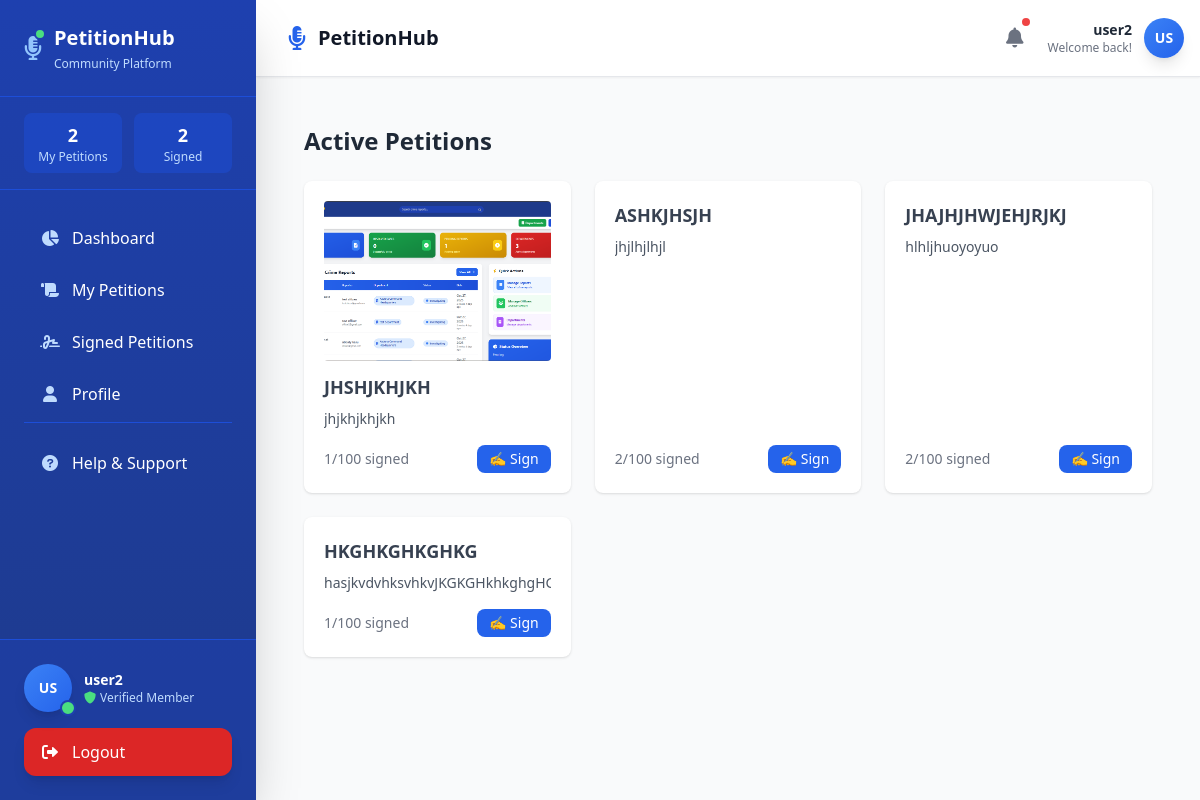
/petitions/ (signed in), run on an earlier commit of the app's database.
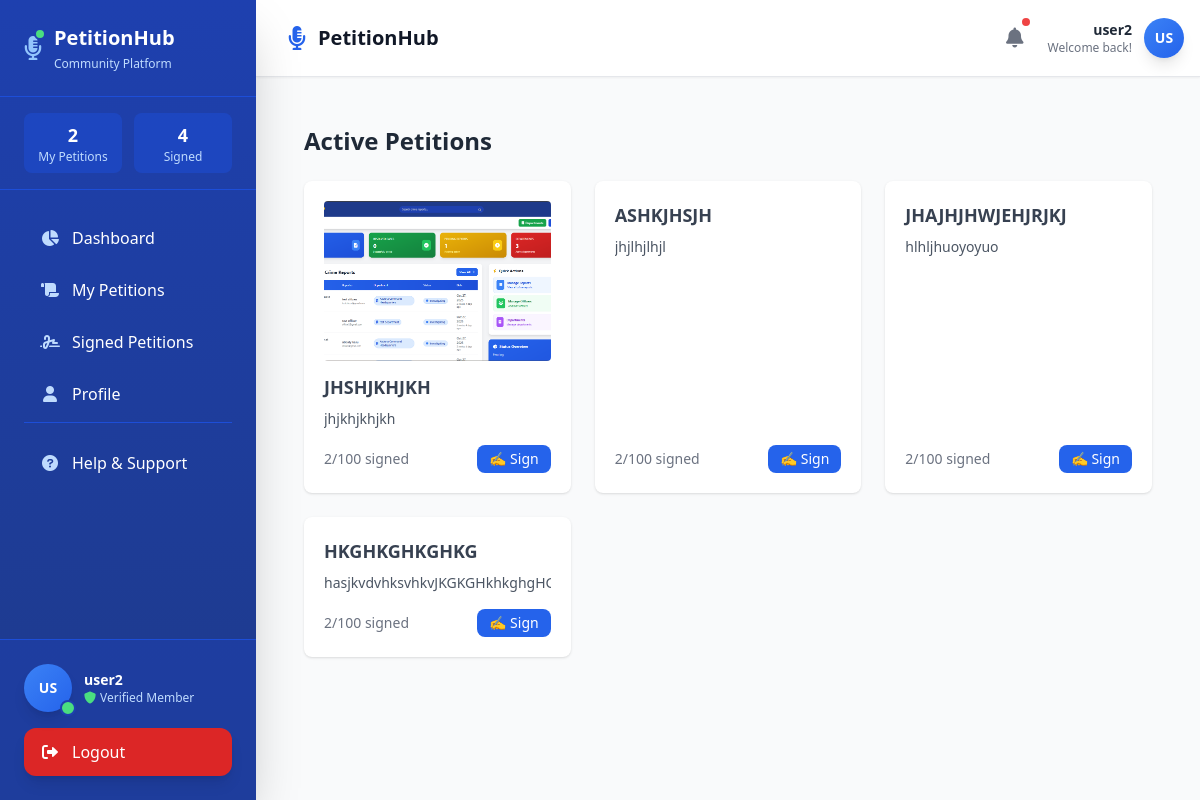
And on a later commit of the database.
### peptitions/models.py (models this page shows, shortened)
class Petition(models.Model):
    STATUS_CHOICES = [
        ("pending", "Pending Approval"),
        ("active", "Active"),
        ("closed", "Closed"),
    ]
    CATEGORY_CHOICES = [
        ("environment", "Environment"),
        ("human_rights", "Human Rights"),
        ("education", "Education"),
        ("healthcare", "Healthcare"),
        ("animal_welfare", "Animal Welfare"),
        ("social_justice", "Social Justice"),
        ("technology", "Technology"),
        ("politics", "Politics"),
        ("economy", "Economy"),
        ("arts_culture", "Arts & Culture"),
        ("sports", "Sports"),
        ("other", "Other"),
    ]
    title = models.CharField(max_length=255)
    description = models.TextField()
    image = models.ImageField(upload_to="petitions/", blank=True, null=True)
    category = models.CharField(
        max_length=100,
        choices=CATEGORY_CHOICES,
        default="other"
    )
    target_signatures = models.PositiveIntegerField(default=100)
    current_signatures = models.PositiveIntegerField(default=0)
    status = models.CharField(
        max_length=20,
        choices=STATUS_CHOICES,
        default="pending"   # when user creates, it starts as pending
    )
    created_by = models.ForeignKey(User, on_delete=models.CASCADE, related_name="petitions")
    created_at = models.DateTimeField(auto_now_add=True)
    updated_at = models.DateTimeField(auto_now=True)

### peptitions/views.py (the view)
# urls.py: path("petitions/", views.user_petitions, name="user_petitions"),
@login_required
def user_petitions(request):
    petitions = Petition.objects.filter(status="approved").order_by("-created_at")
    total_petitions = petitions.count()
    total_signatures = sum(p.current_signatures for p in petitions)
    nearly_complete = petitions.filter(current_signatures__gte=F('target_signatures') * 0.8).count()
    urgent_petitions = petitions.filter(deadline__lte=timezone.now() + timedelta(days=3)).count() if hasattr(Petition, 'deadline') else 0
    my_signatures = Signature.objects.filter(user=request.user).count()
    my_petitions_count = Petition.objects.filter(created_by=request.user).count()
    context = {
        "petitions": petitions,
        "total_petitions": total_petitions,
        "total_signatures": total_signatures,
        "nearly_complete": nearly_complete,
        "urgent_petitions": urgent_petitions,
        "my_signatures": my_signatures,
        "my_petitions_count": my_petitions_count,
    }
    return render(request, "peptitions/userPage/petition_list.html", context)

### peptitions/templates/peptitions/userPage/petition_list.html
{% extends "peptitions/userPage/main.html" %}
{% block content %}
<main class="flex-1 p-6  overflow-y-auto">
  <div class="flex justify-between items-center mb-6">
    <h1 class="text-2xl font-bold text-gray-800">Active Petitions</h1>
  </div>
  <div class="grid grid-cols-1 sm:grid-cols-2 lg:grid-cols-3 gap-6">
    {% for petition in petitions %}
    <div class="bg-white shadow rounded-lg p-5 flex flex-col justify-between">
      <div>
        {% if petition.image %}
          <img src="{{ petition.image.url }}"
                alt="{{ petition.title }}"
                class="w-full h-40 object-cover rounded mb-3">
        {% endif %}
        <h3 class="text-lg font-bold text-gray-700 mb-2">{{ petition.title|upper }}</h3>
        <p class="text-gray-600 text-sm line-clamp-3">{{ petition.description }}</p>
      </div>
      <div class="mt-4 flex justify-between items-center">
        <span class="text-sm text-gray-500">{{ petition.current_signatures }}/{{ petition.target_signatures }} signed</span>
        <a href="{% url 'sign_petition' petition.id %}"
           class="bg-blue-600 text-white px-3 py-1 rounded-lg hover:bg-blue-700 text-sm">
          ✍ Sign
        </a>
      </div>
    </div>
    {% empty %}
    <p class="col-span-full text-center text-gray-500">No active petitions available.</p>
    {% endfor %}
  </div>
</main>
{% endblock %}

### peptitions/templates/peptitions/userPage/main.html (shortened to what the changed rows need)
<!DOCTYPE html>
<html lang="en">
<head>
  <script src="https://cdn.tailwindcss.com"></script>
  <link href="https://cdnjs.cloudflare.com/ajax/libs/font-awesome/6.0.0/css/all.min.css" rel="stylesheet">
</head>
<body class="bg-gray-50 font-sans">
  <div class="flex min-h-screen">
    <aside id="sidebar"
      class="fixed inset-y-0 left-0 w-64 bg-gradient-to-b from-blue-800 to-blue-900 text-white shadow-2xl transform -translate-x-full md:translate-x-0 transition-transform duration-300 z-50 flex flex-col">
      <div class="p-6 border-b border-blue-700">
        <div class="flex items-center space-x-3">
          <div>
            <h2 class="text-xl font-bold text-white">PetitionHub</h2>
          </div>
        </div>
      </div>
      <div class="px-6 py-4 border-b border-blue-700">
        <div class="grid grid-cols-2 gap-3 text-center">
          <div class="bg-blue-700/50 rounded-lg p-2">
            <p class="text-lg font-bold">{{ my_signatures|default:"0" }}</p>
            <p class="text-blue-200 text-xs">Signed</p>
          </div>
        </div>
      </div>
    </aside>
    <div class="flex-1 flex flex-col md:ml-64 transition-all duration-300">
      <header class="bg-white shadow-sm border-b border-gray-200 sticky top-0 z-30">
        <div class="flex items-center justify-between p-4">
          <div class="flex items-center space-x-4">
            <div class="hidden md:flex items-center space-x-3">
              <h1 class="text-xl font-bold text-gray-900">PetitionHub</h1>
            </div>
          </div>
        </div>
      </header>
      <main class="flex-1 p-6 overflow-y-auto">
        {% block content %}{% endblock %}
      </main>
    </div>
  </div>
</body>
</html>

What changed in the data, as far as the page shows it:
changed Petition "JHSHJKHJKH": current_signatures "1" → "2"
changed Petition "HKGHKGHKGHKG": current_signatures "1" → "2"
Also different on the page:
{{ my_signatures|default:"0" }}: "2" → "4"
